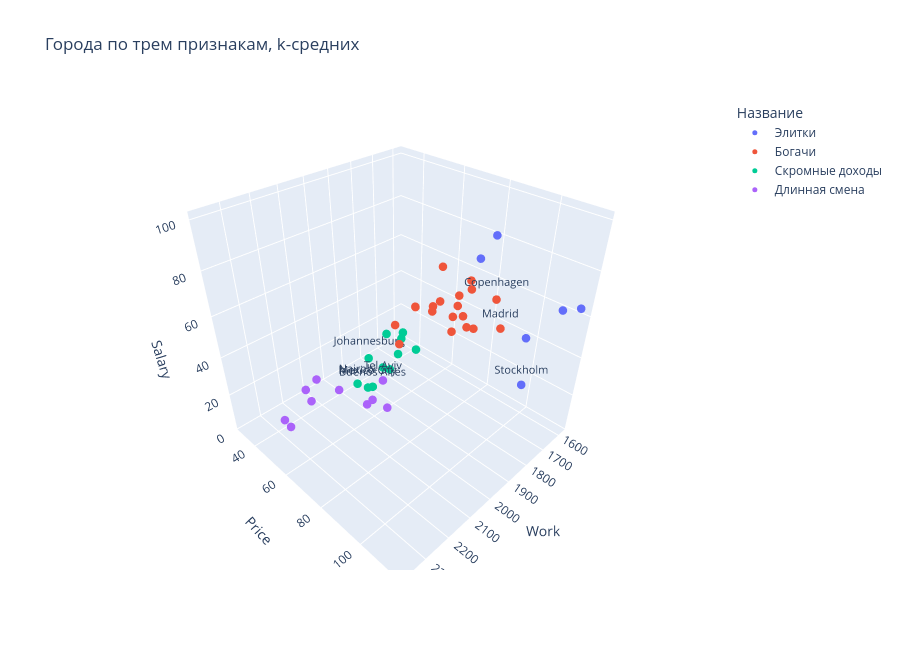

The notebook cell this image was saved under:
### Markdown cell above
Пограничные города подписываю на 3D-графике: его можно повернуть, и подписи не закрывают соседние точки.

Между «Элитками» и «Богачами» это Stockholm, Copenhagen и Madrid. Между «Скромными доходами» и «Длинной сменой» это Buenos_Aires, Johannesburg, Mexico_City, Nairobi и Tel_Aviv.

### Code cell
import plotly.express as px

border_cities = [
    'Stockholm', 'Copenhagen', 'Madrid',
    'Buenos_Aires', 'Johannesburg', 'Mexico_City', 'Nairobi', 'Tel_Aviv',
]

plot_df = df_clusters.reset_index()
plot_df['Подпись'] = plot_df['City'].where(plot_df['City'].isin(border_cities), '')
plot_df['Подпись'] = plot_df['Подпись'].str.replace('_', ' ', regex=False)

fig_3d = px.scatter_3d(
    plot_df,
    x='Work',
    y='Price',
    z='Salary',
    color='Название',
    hover_name='City',
    text='Подпись',
    category_orders={'Название': name_order},
    title='Города по трем признакам, k-средних',
    height=650,
)
fig_3d.update_traces(marker_size=5, textposition='top center', textfont_size=11)
fig_3d.show()

### Figure 1 — Plotly figure (JSON) as saved in the notebook; plotly's stock layout.template omitted (floating-point values rounded to 4 significant figures)
{"data": [{"hovertemplate": "<b>%{hovertext}</b><br><br>Название=Элитки<br>Work=%{x}<br>Price=%{y}<br>Salary=%{z}<br>Подпись=%{text}<extra></extra>", "hovertext": ["Geneva", "Helsinki", "Oslo", "Stockholm", "Tokyo", "Zurich"], "legendgroup": "Элитки", "marker": {"color": "#636efa", "size": 5, "symbol": "circle"}, "mode": "markers+text", "name": "Элитки", "scene": "scene", "showlegend": true, "text": ["", "", "", "Stockholm", "", ""], "textfont": {"size": 11}, "textposition": "top center", "type": "scatter3d", "x": [1880, 1667, 1583, 1805, 1880, 1868], "y": [95.9, 113.6, 115.5, 111.3, 115.0, 100.0], "z": [90.3, 66.6, 63.7, 39.2, 68.0, 100.0]}, {"hovertemplate": "<b>%{hovertext}</b><br><br>Название=Богачи<br>Work=%{x}<br>Price=%{y}<br>Salary=%{z}<br>Подпись=%{text}<extra></extra>", "hovertext": ["Amsterdam", "Brussels", "Chicago", "Copenhagen", "Dublin", "Dusseldorf", "Frankfurt", "Houston", "London", "Los_Angeles", "Luxembourg", "Madrid", "Milan", "Montreal", "New_York", "Paris", "Sydney", "Toronto", "Vienna"], "legendgroup": "Богачи", "marker": {"color": "#EF553B", "size": 5, "symbol": "circle"}, "mode": "markers+text", "name": "Богачи", "scene": "scene", "showlegend": true, "text": ["", "", "", "Copenhagen", "", "", "", "", "", "", "", "Madrid", "", "", "", "", "", "", ""], "textfont": {"size": 11}, "textposition": "top center", "type": "scatter3d", "x": [1714, 1708, 1924, 1717, 1759, 1693, 1650, 1978, 1737, 2068, 1768, 1710, 1773, 1827, 1942, 1744, 1668, 1888, 1780], "y": [65.6, 73.8, 73.9, 91.3, 76.0, 78.5, 74.5, 71.9, 84.2, 79.8, 71.1, 93.8, 82.0, 72.7, 83.3, 81.6, 70.8, 70.2, 78.0], "z": [49.0, 50.5, 61.9, 62.9, 41.4, 60.2, 60.4, 46.3, 46.2, 65.2, 71.1, 50.0, 53.3, 56.3, 65.8, 45.9, 52.1, 58.2, 51.3]}, {"hovertemplate": "<b>%{hovertext}</b><br><br>Название=Скромные доходы<br>Work=%{x}<br>Price=%{y}<br>Salary=%{z}<br>Подпись=%{text}<extra></extra>", "hovertext": ["Athens", "Buenos_Aires", "Johannesburg", "Lagos", "Lisbon", "Mexico_City", "Nairobi", "Nicosia", "Rio_de_Janeiro", "San_Paulo", "Seoul"], "legendgroup": "Скромные доходы", "marker": {"color": "#00cc96", "size": 5, "symbol": "circle"}, "mode": "markers+text", "name": "Скромные доходы", "scene": "scene", "showlegend": true, "text": ["", "Buenos Aires", "Johannesburg", "", "", "Mexico City", "Nairobi", "", "", "", ""], "textfont": {"size": 11}, "textposition": "top center", "type": "scatter3d", "x": [1792, 1971, 1945, 1786, 1742, 1944, 1958, 1825, 1749, 1856, 1842], "y": [53.8, 56.1, 51.1, 45.2, 56.2, 49.8, 45.0, 47.9, 46.3, 48.9, 58.3], "z": [30.4, 12.5, 24.0, 2.7, 18.8, 5.7, 5.8, 28.3, 10.5, 11.1, 32.7]}, {"hovertemplate": "<b>%{hovertext}</b><br><br>Название=Длинная смена<br>Work=%{x}<br>Price=%{y}<br>Salary=%{z}<br>Подпись=%{text}<extra></extra>", "hovertext": ["Bogota", "Bombay", "Caracas", "Hong_Kong", "Kuala_Lumpur", "Manila", "Panama", "Singpore", "Taipei", "Tel_Aviv"], "legendgroup": "Длинная смена", "marker": {"color": "#ab63fa", "size": 5, "symbol": "circle"}, "mode": "markers+text", "name": "Длинная смена", "scene": "scene", "showlegend": true, "text": ["", "", "", "", "", "", "", "", "", "Tel Aviv"], "textfont": {"size": 11}, "textposition": "top center", "type": "scatter3d", "x": [2152, 2052, 2041, 2375, 2167, 2268, 2078, 2042, 2145, 2015], "y": [37.9, 30.3, 61.0, 63.8, 43.5, 40.0, 49.2, 64.4, 84.3, 67.3], "z": [11.5, 5.3, 10.9, 27.8, 9.9, 4.0, 13.8, 16.1, 34.5, 27.0]}], "layout": {"height": 650, "legend": {"title": {"text": "Название"}, "tracegroupgap": 0}, "scene": {"domain": {"x": [0.0, 1.0], "y": [0.0, 1.0]}, "xaxis": {"title": {"text": "Work"}}, "yaxis": {"title": {"text": "Price"}}, "zaxis": {"title": {"text": "Salary"}}}, "title": {"text": "Города по трем признакам, k-средних"}}}
